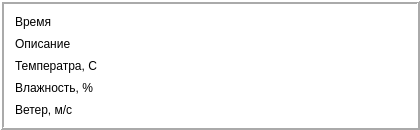
<?xml version="1.0" encoding="UTF-8"?>
<ui version="4.0">
 <class>TableWeather</class>
 <widget class="QFrame" name="TableWeather">
  <property name="geometry">
   <rect>
    <x>0</x>
    <y>0</y>
    <width>420</width>
    <height>130</height>
   </rect>
  </property>
  <property name="sizePolicy">
   <sizepolicy hsizetype="Minimum" vsizetype="Minimum">
    <horstretch>0</horstretch>
    <verstretch>0</verstretch>
   </sizepolicy>
  </property>
  <property name="minimumSize">
   <size>
    <width>420</width>
    <height>130</height>
   </size>
  </property>
  <property name="font">
   <font>
    <family>Times New Roman</family>
    <pointsize>10</pointsize>
   </font>
  </property>
  <property name="windowTitle">
   <string>Frame</string>
  </property>
  <property name="autoFillBackground">
   <bool>false</bool>
  </property>
  <property name="styleSheet">
   <string notr="true">background-color:white;</string>
  </property>
  <property name="frameShape">
   <enum>QFrame::Box</enum>
  </property>
  <property name="frameShadow">
   <enum>QFrame::Raised</enum>
  </property>
  <property name="lineWidth">
   <number>2</number>
  </property>
  <widget class="QWidget" name="formLayoutWidget">
   <property name="geometry">
    <rect>
     <x>10</x>
     <y>10</y>
     <width>401</width>
     <height>111</height>
    </rect>
   </property>
   <layout class="QFormLayout" name="formLayout">
    <property name="sizeConstraint">
     <enum>QLayout::SetFixedSize</enum>
    </property>
    <property name="horizontalSpacing">
     <number>8</number>
    </property>
    <property name="verticalSpacing">
     <number>8</number>
    </property>
    <property name="leftMargin">
     <number>5</number>
    </property>
    <property name="topMargin">
     <number>5</number>
    </property>
    <property name="rightMargin">
     <number>5</number>
    </property>
    <property name="bottomMargin">
     <number>5</number>
    </property>
    <item row="0" column="0">
     <widget class="QLabel" name="label_name">
      <property name="text">
       <string>Время</string>
      </property>
     </widget>
    </item>
    <item row="1" column="0">
     <widget class="QLabel" name="label_descr">
      <property name="text">
       <string>Описание</string>
      </property>
     </widget>
    </item>
    <item row="3" column="0">
     <widget class="QLabel" name="label_hum">
      <property name="text">
       <string>Влажность, %</string>
      </property>
     </widget>
    </item>
    <item row="4" column="0">
     <widget class="QLabel" name="label_wing">
      <property name="text">
       <string>Ветер, м/c</string>
      </property>
     </widget>
    </item>
    <item row="0" column="1">
     <widget class="QLabel" name="text_name">
      <property name="font">
       <font>
        <weight>75</weight>
        <bold>true</bold>
       </font>
      </property>
      <property name="text">
       <string/>
      </property>
     </widget>
    </item>
    <item row="1" column="1">
     <widget class="QLabel" name="text_descr">
      <property name="font">
       <font>
        <weight>75</weight>
        <bold>true</bold>
       </font>
      </property>
      <property name="text">
       <string/>
      </property>
     </widget>
    </item>
    <item row="3" column="1">
     <widget class="QLabel" name="text_hum">
      <property name="font">
       <font>
        <weight>75</weight>
        <bold>true</bold>
       </font>
      </property>
      <property name="text">
       <string/>
      </property>
     </widget>
    </item>
    <item row="4" column="1">
     <widget class="QLabel" name="text_wing">
      <property name="font">
       <font>
        <weight>75</weight>
        <bold>true</bold>
       </font>
      </property>
      <property name="text">
       <string/>
      </property>
     </widget>
    </item>
    <item row="2" column="0">
     <widget class="QLabel" name="label_temp">
      <property name="text">
       <string>Температра, C</string>
      </property>
     </widget>
    </item>
    <item row="2" column="1">
     <widget class="QLabel" name="label_2">
      <property name="font">
       <font>
        <weight>75</weight>
        <bold>true</bold>
       </font>
      </property>
      <property name="text">
       <string/>
      </property>
     </widget>
    </item>
   </layout>
  </widget>
 </widget>
 <resources/>
 <connections/>
</ui>
